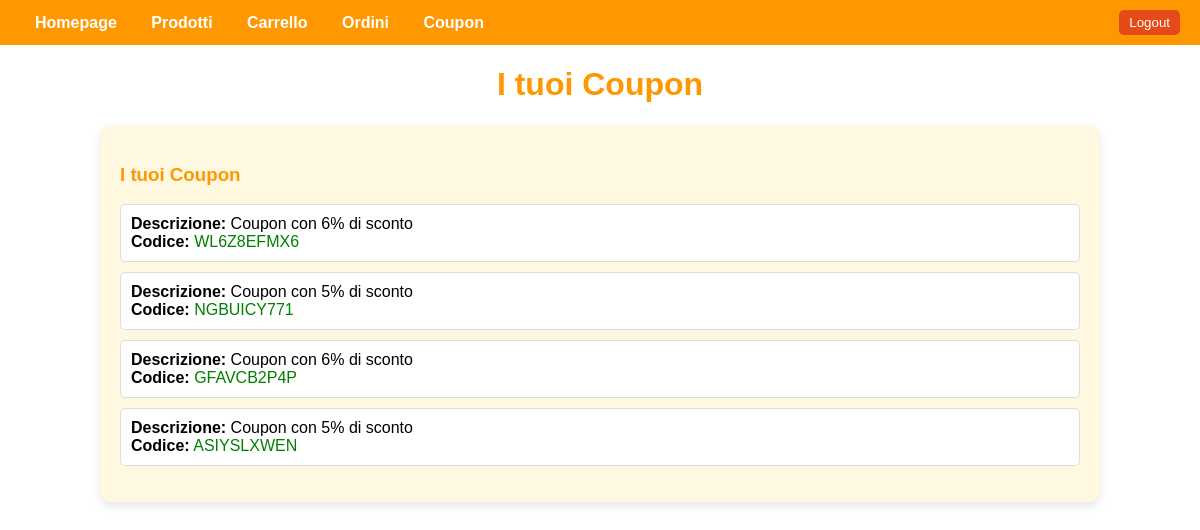
/coupon/ (signed in), run on the app's committed database.
### gestione/models.py (models this page shows, shortened)
class Coupon(models.Model):
    user = models.ForeignKey('User', on_delete=models.CASCADE, related_name='owned_coupons')  # Cambia il related_name
    code = models.CharField(max_length=50, unique=True)  # Codice univoco del coupon
    discount = models.IntegerField()  # Percentuale di sconto
    description = models.CharField(max_length=255)  # Descrizione del coupon
    is_active = models.BooleanField(default=True)  # Stato del coupon (attivo o meno)

### PROGETTO/views.py (the view)
# urls.py: path('coupon/', views.coupon_page, name='coupon_page'),
@login_required
def coupon_page(request):
    coupons = Coupon.objects.filter(user=request.user, is_active=True)  # Mostra solo i coupon attivi
    context = {
        'coupons': coupons,
    }
    return render(request, 'coupon_page.html', context)

### templates/coupon_page.html (shortened to what this page needs)
{% extends 'base.html' %}
{% block content %}
<h1 style="text-align: center; color: #ff9800;">I tuoi Coupon</h1>
<div style="width: 80%; margin: 20px auto; background-color: #fff8e1; padding: 20px; border-radius: 10px; box-shadow: 0 4px 8px rgba(0, 0, 0, 0.1);">
    <h3 style="color: #ff9800;">I tuoi Coupon</h3>
    <ul style="list-style: none; padding: 0;">
        {% for coupon in coupons %}
            <li style="margin-bottom: 10px; padding: 10px; background-color: #ffffff; border: 1px solid #ddd; border-radius: 5px;">
                <strong>Descrizione:</strong> {{ coupon.description }}<br>
                <strong>Codice:</strong> <span style="color: green;">{{ coupon.code }}</span>
            </li>
        {% endfor %}
    </ul>
</div>
{% endblock %}

### templates/base.html (style rules this page uses)
body { font-family: Arial, sans-serif; margin: 0; padding: 0; }

### data on the page
Coupon: description "Coupon con 6% di sconto", code "WL6Z8EFMX6"
Coupon: description "Coupon con 5% di sconto", code "NGBUICY771"
Coupon: description "Coupon con 6% di sconto", code "GFAVCB2P4P"
Coupon: description "Coupon con 5% di sconto", code "ASIYSLXWEN"
